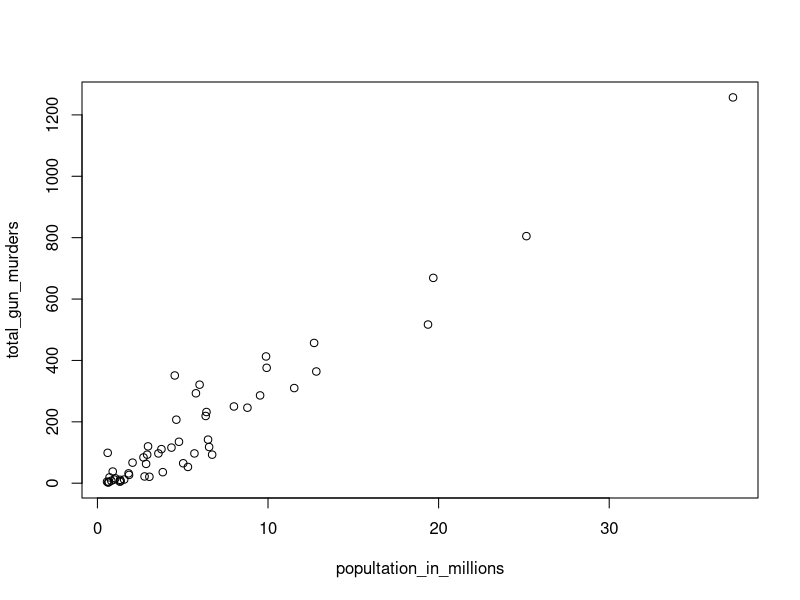
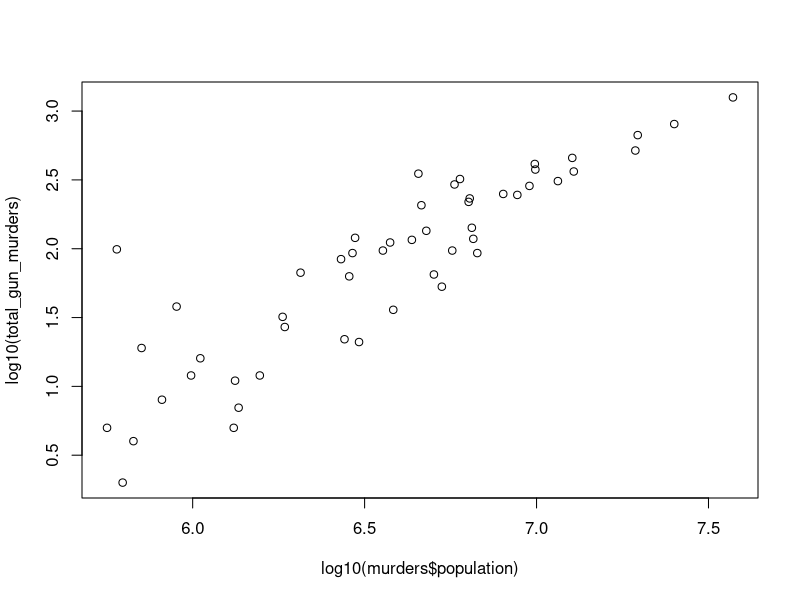
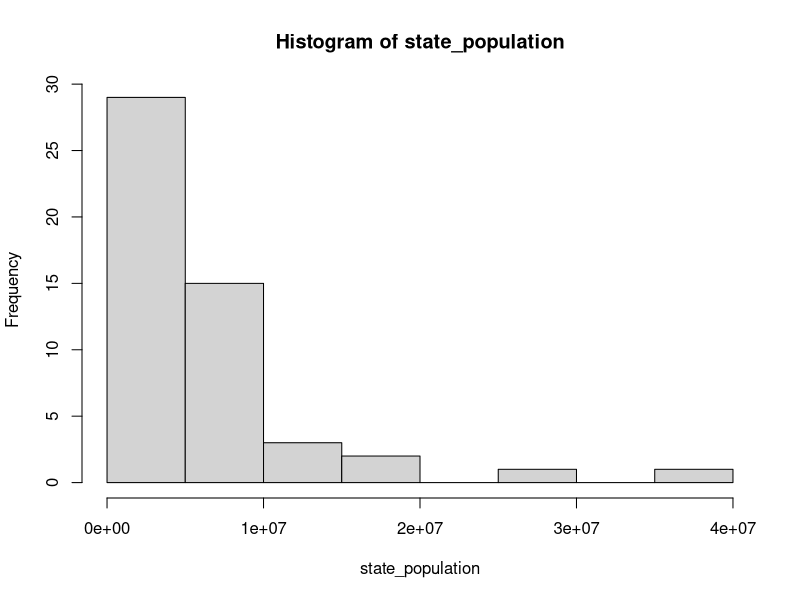
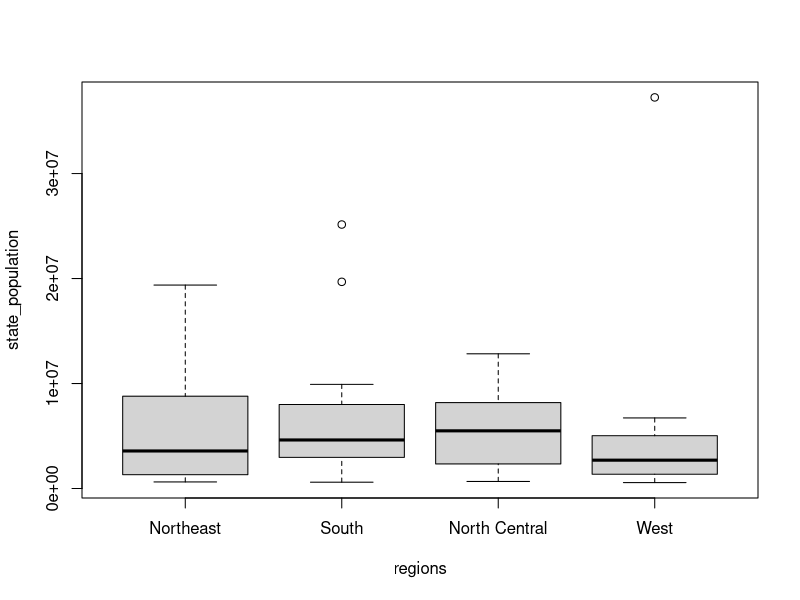
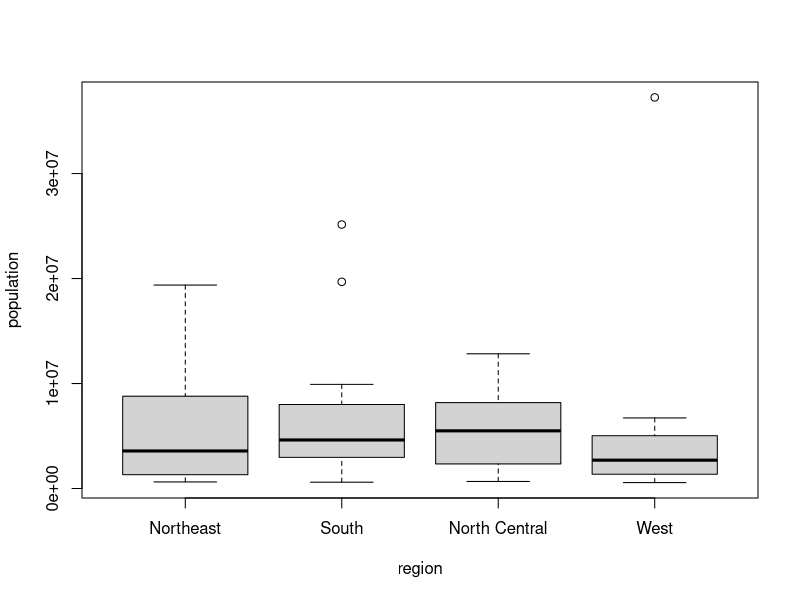

These figures' R source, in order:
# Load the packages --------------------------
library(dslabs)
# Load the data --------------------------
data("murders")
# Problem 1 --------------------------
popultation_in_millions <- murders$population / 10^6
total_gun_murders <- murders$total
plot(popultation_in_millions, total_gun_murders)
plot(log10(murders$population), log10(total_gun_murders))
# Problem 2 --------------------------
state_population <- murders$population
hist(state_population)
# Problem 3 --------------------------
regions <- murders$region
boxplot(state_population~regions)
boxplot(population~region, data = murders)
